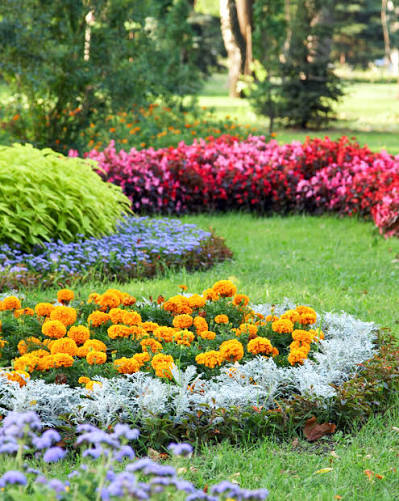
#> input picture LAB/CODING/INPUT.jpeg, 399 x 501 px
$ python EXP19.py
#> lines starting #> are read from the running program, lines starting #| are printed output that depends on the picture; after the words box and inside, x2 and y2 are one past the last pixel; in counts of white or black regions, pixels touching at a corner belong together
"""Experiment 19: erosion morphological operation."""
from pathlib import Path
import cv2
import numpy as np


def main():
    folder = Path(__file__).resolve().parent
    path = folder / "INPUT.jpeg" if (folder / "INPUT.jpeg").exists() else folder / "image.jpeg"
    image = cv2.imread(str(path))
#> image is the input picture: shape (501, 399, 3); mean B, G, R 89.5, 136.1, 128.6
    if image is None:
        print(f"Error: Could not load {path}.")
        return
    gray = cv2.cvtColor(image, cv2.COLOR_BGR2GRAY)
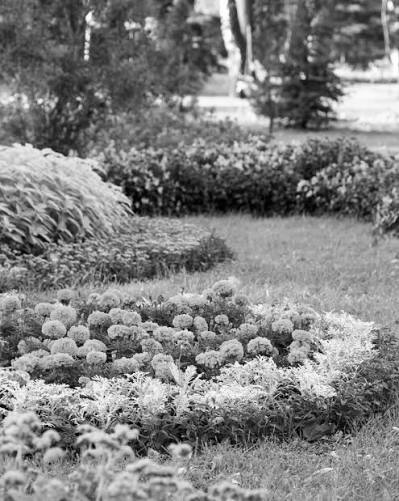
#> gray: shape (501, 399); min 0, max 255, mean 128.6
    _, binary = cv2.threshold(gray, 127, 255, cv2.THRESH_BINARY)
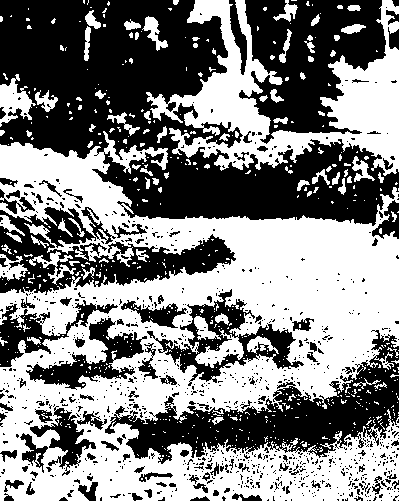
#> binary: shape (501, 399); 51.3% white; 943 black regions (836 under 20 px), largest, box (x1, y1, x2, y2) and area: (0, 0, 399, 226) 42929, (105, 330, 399, 464) 12915, (239, 0, 386, 144) 12270
    kernel = np.ones((5, 5), np.uint8)
    result = cv2.erode(binary, kernel, iterations=1)
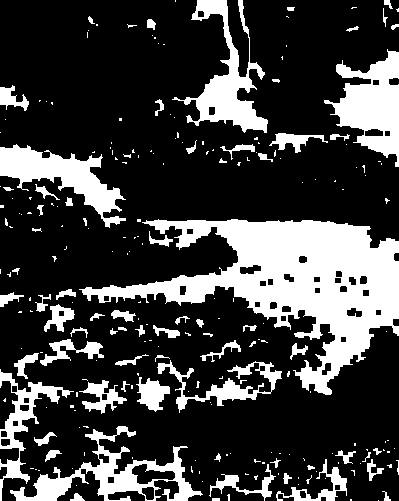
#> result: shape (501, 399); 24.7% white; 236 white regions (164 under 20 px), largest, box (x1, y1, x2, y2) and area: (79, 219, 399, 395) 20754, (324, 49, 399, 167) 4396, (10, 426, 203, 501) 3896
    cv2.imshow("Original Binary", binary)
    cv2.imshow("Erosion", result)
    cv2.waitKey(0)
    cv2.destroyAllWindows()


if __name__ == "__main__":
    main()
